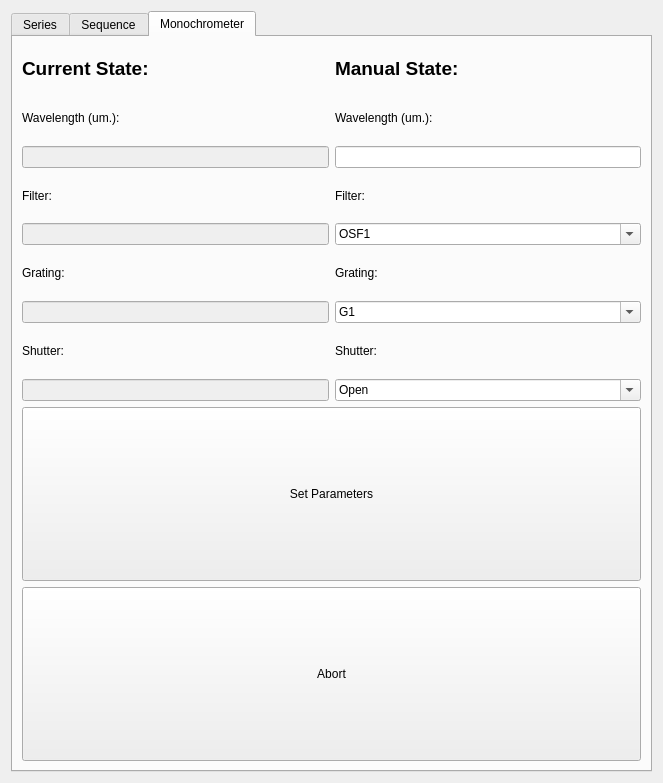
<?xml version="1.0" encoding="UTF-8"?>
<ui version="4.0">
 <class>Dialog</class>
 <widget class="QDialog" name="Dialog">
  <property name="geometry">
   <rect>
    <x>0</x>
    <y>0</y>
    <width>663</width>
    <height>663</height>
   </rect>
  </property>
  <property name="windowTitle">
   <string>Dialog</string>
  </property>
  <layout class="QGridLayout" name="gridLayout">
   <item row="0" column="0">
    <widget class="QTabWidget" name="tabWidget">
     <property name="currentIndex">
      <number>2</number>
     </property>
     <widget class="QWidget" name="tab1_series_scan">
      <attribute name="title">
       <string>Series</string>
      </attribute>
      <layout class="QGridLayout" name="gridLayout_2">
       <item row="0" column="0" rowspan="2">
        <layout class="QVBoxLayout" name="verticalLayout_2">
         <item>
          <widget class="QLabel" name="curent_parameters_title_tab1">
           <property name="font">
            <font>
             <pointsize>10</pointsize>
             <weight>75</weight>
             <bold>true</bold>
            </font>
           </property>
           <property name="text">
            <string>Current Settings:</string>
           </property>
          </widget>
         </item>
         <item>
          <widget class="QLabel" name="state_label_tab1">
           <property name="text">
            <string>State Machine State:</string>
           </property>
          </widget>
         </item>
         <item>
          <widget class="QLineEdit" name="state_lineEdit_tab1">
           <property name="enabled">
            <bool>false</bool>
           </property>
          </widget>
         </item>
         <item>
          <widget class="QLabel" name="wavelength_current_label_tab1">
           <property name="text">
            <string>Wavelength (um):</string>
           </property>
          </widget>
         </item>
         <item>
          <widget class="QLineEdit" name="wavelength_current_ledit_tab1">
           <property name="enabled">
            <bool>false</bool>
           </property>
           <property name="text">
            <string/>
           </property>
          </widget>
         </item>
         <item>
          <widget class="QLabel" name="osf_current_label_tab1">
           <property name="text">
            <string>Filter:</string>
           </property>
          </widget>
         </item>
         <item>
          <widget class="QLineEdit" name="osf_current_ledit_tab1">
           <property name="enabled">
            <bool>false</bool>
           </property>
          </widget>
         </item>
         <item>
          <widget class="QLabel" name="grating_current_label_tab1">
           <property name="text">
            <string>Grating:</string>
           </property>
          </widget>
         </item>
         <item>
          <widget class="QLineEdit" name="grating_current_ledit_tab1">
           <property name="enabled">
            <bool>false</bool>
           </property>
          </widget>
         </item>
         <item>
          <widget class="QLabel" name="shutter_current_label_tab1">
           <property name="text">
            <string>Shutter:</string>
           </property>
          </widget>
         </item>
         <item>
          <widget class="QLineEdit" name="shutter_current_ledit_tab1">
           <property name="enabled">
            <bool>false</bool>
           </property>
          </widget>
         </item>
        </layout>
       </item>
       <item row="0" column="1">
        <layout class="QVBoxLayout" name="progressBar_verticalLayout_tab1">
         <item>
          <widget class="QLabel" name="scan_progress_label_tab1">
           <property name="font">
            <font>
             <pointsize>10</pointsize>
            </font>
           </property>
           <property name="text">
            <string>Current Scan Progress</string>
           </property>
          </widget>
         </item>
         <item>
          <widget class="QProgressBar" name="scan_progressBar_tab1">
           <property name="value">
            <number>24</number>
           </property>
          </widget>
         </item>
         <item>
          <widget class="QLabel" name="sequence_progress_label_tab1">
           <property name="font">
            <font>
             <pointsize>10</pointsize>
            </font>
           </property>
           <property name="text">
            <string>Current Sequence Progress</string>
           </property>
          </widget>
         </item>
         <item>
          <widget class="QProgressBar" name="sequence_progressBar_tab1">
           <property name="value">
            <number>24</number>
           </property>
          </widget>
         </item>
         <item>
          <widget class="QLabel" name="series_progress_label_tab1">
           <property name="font">
            <font>
             <pointsize>10</pointsize>
            </font>
           </property>
           <property name="text">
            <string>All Series Progress</string>
           </property>
          </widget>
         </item>
         <item>
          <widget class="QProgressBar" name="series_progressBar_tab1">
           <property name="value">
            <number>24</number>
           </property>
          </widget>
         </item>
        </layout>
       </item>
       <item row="0" column="2" rowspan="4">
        <layout class="QVBoxLayout" name="sl_verticalLayout_tab1">
         <item>
          <widget class="QLabel" name="status_log_label_tab1">
           <property name="font">
            <font>
             <pointsize>10</pointsize>
            </font>
           </property>
           <property name="text">
            <string>Status Log</string>
           </property>
          </widget>
         </item>
         <item>
          <widget class="QTextBrowser" name="sl_textBrowser_tab1">
           <property name="verticalScrollBarPolicy">
            <enum>Qt::ScrollBarAlwaysOn</enum>
           </property>
          </widget>
         </item>
        </layout>
       </item>
       <item row="1" column="1" rowspan="3">
        <layout class="QVBoxLayout" name="saved_series_verticalLayout_tab1">
         <item>
          <widget class="QLabel" name="saved_series_config_files_label_tab1">
           <property name="text">
            <string>Saved Series Config Files</string>
           </property>
          </widget>
         </item>
         <item>
          <widget class="QListWidget" name="saved_series_config_files_tab1">
           <property name="verticalScrollBarPolicy">
            <enum>Qt::ScrollBarAlwaysOn</enum>
           </property>
           <property name="editTriggers">
            <set>QAbstractItemView::NoEditTriggers</set>
           </property>
           <property name="dragDropMode">
            <enum>QAbstractItemView::NoDragDrop</enum>
           </property>
           <property name="selectionMode">
            <enum>QAbstractItemView::SingleSelection</enum>
           </property>
          </widget>
         </item>
         <item>
          <widget class="QPushButton" name="load_series_button_tab1">
           <property name="sizePolicy">
            <sizepolicy hsizetype="Minimum" vsizetype="Maximum">
             <horstretch>0</horstretch>
             <verstretch>0</verstretch>
            </sizepolicy>
           </property>
           <property name="text">
            <string>Populate Sequences from Series Config File</string>
           </property>
          </widget>
         </item>
         <item>
          <widget class="QLabel" name="series_name_label_tab1">
           <property name="sizePolicy">
            <sizepolicy hsizetype="Preferred" vsizetype="Maximum">
             <horstretch>0</horstretch>
             <verstretch>0</verstretch>
            </sizepolicy>
           </property>
           <property name="text">
            <string>Series Config File Name:</string>
           </property>
          </widget>
         </item>
         <item>
          <widget class="QLineEdit" name="series_name_ledit_tab1">
           <property name="text">
            <string>series_test.cfg</string>
           </property>
           <property name="placeholderText">
            <string/>
           </property>
          </widget>
         </item>
         <item>
          <widget class="QPushButton" name="save_series_button_tab1">
           <property name="sizePolicy">
            <sizepolicy hsizetype="Minimum" vsizetype="Maximum">
             <horstretch>0</horstretch>
             <verstretch>0</verstretch>
            </sizepolicy>
           </property>
           <property name="text">
            <string>Save Series to Config File</string>
           </property>
          </widget>
         </item>
         <item>
          <widget class="QCheckBox" name="overwrite_checkBox_tab1">
           <property name="text">
            <string>Overwrite Without Warning</string>
           </property>
          </widget>
         </item>
        </layout>
       </item>
       <item row="2" column="0">
        <layout class="QVBoxLayout" name="add_sequence_verticalLayout_tab1">
         <item>
          <widget class="QLabel" name="sequence_config_files_label_tab1">
           <property name="text">
            <string>Saved Sequence Config Files</string>
           </property>
          </widget>
         </item>
         <item>
          <widget class="QListWidget" name="sequence_config_files_tab1">
           <property name="verticalScrollBarPolicy">
            <enum>Qt::ScrollBarAlwaysOn</enum>
           </property>
           <property name="editTriggers">
            <set>QAbstractItemView::SelectedClicked</set>
           </property>
           <property name="dragDropOverwriteMode">
            <bool>true</bool>
           </property>
           <property name="dragDropMode">
            <enum>QAbstractItemView::DragDrop</enum>
           </property>
          </widget>
         </item>
         <item>
          <widget class="QPushButton" name="add_sequence_button_tab1">
           <property name="sizePolicy">
            <sizepolicy hsizetype="Minimum" vsizetype="Maximum">
             <horstretch>0</horstretch>
             <verstretch>0</verstretch>
            </sizepolicy>
           </property>
           <property name="text">
            <string>Add Sequence To Series</string>
           </property>
          </widget>
         </item>
        </layout>
       </item>
       <item row="3" column="0">
        <layout class="QVBoxLayout" name="run_series_verticalLayout_tab1">
         <item>
          <widget class="QLabel" name="series_configs_label_tab1">
           <property name="font">
            <font>
             <pointsize>10</pointsize>
             <weight>75</weight>
             <bold>true</bold>
            </font>
           </property>
           <property name="text">
            <string>Sequences to Run</string>
           </property>
          </widget>
         </item>
         <item>
          <widget class="QListWidget" name="series_config_files_tab1">
           <property name="verticalScrollBarPolicy">
            <enum>Qt::ScrollBarAsNeeded</enum>
           </property>
           <property name="editTriggers">
            <set>QAbstractItemView::CurrentChanged|QAbstractItemView::SelectedClicked</set>
           </property>
           <property name="dragEnabled">
            <bool>true</bool>
           </property>
           <property name="dragDropMode">
            <enum>QAbstractItemView::DragDrop</enum>
           </property>
           <property name="selectionMode">
            <enum>QAbstractItemView::NoSelection</enum>
           </property>
          </widget>
         </item>
         <item>
          <widget class="QPushButton" name="remove_sequence_button_tab1">
           <property name="text">
            <string>Remove Sequence From Series</string>
           </property>
           <property name="checkable">
            <bool>false</bool>
           </property>
          </widget>
         </item>
         <item>
          <widget class="QPushButton" name="clear_all_sequences_button_tab_1">
           <property name="text">
            <string>Clear All Sequences</string>
           </property>
          </widget>
         </item>
        </layout>
       </item>
       <item row="4" column="0" colspan="3">
        <layout class="QHBoxLayout" name="run_bottons_horizontalLayout_tab1">
         <item>
          <widget class="QPushButton" name="run_single_tab1">
           <property name="text">
            <string>Run Highlighted Sequence</string>
           </property>
           <property name="iconSize">
            <size>
             <width>20</width>
             <height>40</height>
            </size>
           </property>
          </widget>
         </item>
         <item>
          <widget class="QPushButton" name="run_series_tab1">
           <property name="text">
            <string>Run Series</string>
           </property>
           <property name="iconSize">
            <size>
             <width>20</width>
             <height>40</height>
            </size>
           </property>
          </widget>
         </item>
         <item>
          <widget class="QPushButton" name="abort_scan_button_tab1">
           <property name="text">
            <string>Abort Scan</string>
           </property>
           <property name="iconSize">
            <size>
             <width>20</width>
             <height>40</height>
            </size>
           </property>
          </widget>
         </item>
        </layout>
       </item>
      </layout>
     </widget>
     <widget class="QWidget" name="tab2_single_scan">
      <attribute name="title">
       <string>Sequence</string>
      </attribute>
      <layout class="QGridLayout" name="gridLayout_4">
       <item row="0" column="0" rowspan="2">
        <layout class="QGridLayout" name="current_params_gridLayout_tab2">
         <item row="0" column="0">
          <widget class="QLabel" name="curent_parameters_title_tab2">
           <property name="font">
            <font>
             <pointsize>12</pointsize>
             <weight>75</weight>
             <bold>true</bold>
            </font>
           </property>
           <property name="text">
            <string>Current Settings:</string>
           </property>
          </widget>
         </item>
         <item row="6" column="0">
          <widget class="QLineEdit" name="osf_current_ledit_tab2">
           <property name="enabled">
            <bool>false</bool>
           </property>
          </widget>
         </item>
         <item row="10" column="0">
          <widget class="QLineEdit" name="shutter_current_ledit_tab2">
           <property name="enabled">
            <bool>false</bool>
           </property>
          </widget>
         </item>
         <item row="3" column="0">
          <widget class="QLabel" name="wavelength_current_label_tab2">
           <property name="text">
            <string>Wavelength (um):</string>
           </property>
          </widget>
         </item>
         <item row="7" column="0">
          <widget class="QLabel" name="grating_current_label_tab2">
           <property name="text">
            <string>Grating:</string>
           </property>
          </widget>
         </item>
         <item row="1" column="0">
          <widget class="QLabel" name="state_label_tab2">
           <property name="text">
            <string>State Machine State:</string>
           </property>
          </widget>
         </item>
         <item row="5" column="0">
          <widget class="QLabel" name="osf_current_label_tab2">
           <property name="text">
            <string>Filter:</string>
           </property>
          </widget>
         </item>
         <item row="9" column="0">
          <widget class="QLabel" name="shutter_current_label_tab2">
           <property name="text">
            <string>Shutter:</string>
           </property>
          </widget>
         </item>
         <item row="4" column="0">
          <widget class="QLineEdit" name="wavelength_current_ledit_tab2">
           <property name="enabled">
            <bool>false</bool>
           </property>
           <property name="text">
            <string/>
           </property>
          </widget>
         </item>
         <item row="8" column="0">
          <widget class="QLineEdit" name="grating_current_ledit_tab2">
           <property name="enabled">
            <bool>false</bool>
           </property>
          </widget>
         </item>
         <item row="2" column="0">
          <widget class="QLineEdit" name="state_lineEdit_tab2">
           <property name="enabled">
            <bool>false</bool>
           </property>
          </widget>
         </item>
        </layout>
       </item>
       <item row="0" column="1" rowspan="2">
        <layout class="QVBoxLayout" name="new_params_gridLayout_tab2">
         <item>
          <widget class="QLabel" name="new_parameters_title_tab2">
           <property name="font">
            <font>
             <pointsize>12</pointsize>
             <weight>75</weight>
             <bold>true</bold>
            </font>
           </property>
           <property name="text">
            <string>Manual Settings:</string>
           </property>
          </widget>
         </item>
         <item>
          <widget class="QLabel" name="sequence_start_wave_label">
           <property name="sizePolicy">
            <sizepolicy hsizetype="Maximum" vsizetype="Maximum">
             <horstretch>0</horstretch>
             <verstretch>0</verstretch>
            </sizepolicy>
           </property>
           <property name="text">
            <string>Sequence Start Wavelength (um):</string>
           </property>
          </widget>
         </item>
         <item>
          <widget class="QLineEdit" name="sequence_wave_start_ledit">
           <property name="sizePolicy">
            <sizepolicy hsizetype="Expanding" vsizetype="Maximum">
             <horstretch>0</horstretch>
             <verstretch>0</verstretch>
            </sizepolicy>
           </property>
           <property name="text">
            <string>0.75</string>
           </property>
           <property name="placeholderText">
            <string/>
           </property>
          </widget>
         </item>
         <item>
          <widget class="QLabel" name="sequence_end_wave_label">
           <property name="sizePolicy">
            <sizepolicy hsizetype="Maximum" vsizetype="Maximum">
             <horstretch>0</horstretch>
             <verstretch>0</verstretch>
            </sizepolicy>
           </property>
           <property name="text">
            <string>Sequence End Wavelength (um):</string>
           </property>
          </widget>
         </item>
         <item>
          <widget class="QLineEdit" name="sequence_wave_end_ledit">
           <property name="sizePolicy">
            <sizepolicy hsizetype="Expanding" vsizetype="Maximum">
             <horstretch>0</horstretch>
             <verstretch>0</verstretch>
            </sizepolicy>
           </property>
           <property name="text">
            <string>5.0</string>
           </property>
           <property name="placeholderText">
            <string/>
           </property>
          </widget>
         </item>
         <item>
          <widget class="QLabel" name="sequence_wave_step_label">
           <property name="sizePolicy">
            <sizepolicy hsizetype="Maximum" vsizetype="Maximum">
             <horstretch>0</horstretch>
             <verstretch>0</verstretch>
            </sizepolicy>
           </property>
           <property name="text">
            <string>Sequence Wavelength Step (nm):</string>
           </property>
          </widget>
         </item>
         <item>
          <widget class="QLineEdit" name="sequence_wave_step_ledit">
           <property name="sizePolicy">
            <sizepolicy hsizetype="Expanding" vsizetype="Maximum">
             <horstretch>0</horstretch>
             <verstretch>0</verstretch>
            </sizepolicy>
           </property>
           <property name="text">
            <string>1.0</string>
           </property>
           <property name="placeholderText">
            <string>1.0</string>
           </property>
          </widget>
         </item>
         <item>
          <widget class="QLabel" name="sequence_measure_int_label">
           <property name="text">
            <string>Sequence Measurement Interval (s):</string>
           </property>
          </widget>
         </item>
         <item>
          <widget class="QLineEdit" name="sequence_measure_int_ledit">
           <property name="text">
            <string>5.0</string>
           </property>
           <property name="placeholderText">
            <string/>
           </property>
          </widget>
         </item>
        </layout>
       </item>
       <item row="2" column="0" rowspan="2">
        <layout class="QVBoxLayout" name="add_sequence_verticalLayout_tab2">
         <item>
          <widget class="QLabel" name="sequence_config_files_label_tab2">
           <property name="text">
            <string>Saved Sequence Config Files</string>
           </property>
          </widget>
         </item>
         <item>
          <widget class="QListWidget" name="sequence_config_files_tab2">
           <property name="verticalScrollBarPolicy">
            <enum>Qt::ScrollBarAlwaysOn</enum>
           </property>
           <property name="editTriggers">
            <set>QAbstractItemView::SelectedClicked</set>
           </property>
           <property name="dragEnabled">
            <bool>true</bool>
           </property>
           <property name="dragDropMode">
            <enum>QAbstractItemView::DragOnly</enum>
           </property>
           <property name="selectionMode">
            <enum>QAbstractItemView::SingleSelection</enum>
           </property>
          </widget>
         </item>
         <item>
          <widget class="QPushButton" name="load_sequence_button_tab2">
           <property name="sizePolicy">
            <sizepolicy hsizetype="Minimum" vsizetype="Maximum">
             <horstretch>0</horstretch>
             <verstretch>0</verstretch>
            </sizepolicy>
           </property>
           <property name="text">
            <string>Load Parameters From Config File</string>
           </property>
          </widget>
         </item>
        </layout>
       </item>
       <item row="4" column="0" rowspan="2">
        <layout class="QVBoxLayout" name="run_series_verticalLayout_tab2">
         <item>
          <widget class="QLabel" name="series_configs_label_tab2">
           <property name="font">
            <font>
             <pointsize>10</pointsize>
             <weight>75</weight>
             <bold>true</bold>
            </font>
           </property>
           <property name="text">
            <string>Sequences to Run</string>
           </property>
          </widget>
         </item>
         <item>
          <widget class="QListWidget" name="series_config_files_tab2">
           <property name="verticalScrollBarPolicy">
            <enum>Qt::ScrollBarAsNeeded</enum>
           </property>
           <property name="editTriggers">
            <set>QAbstractItemView::CurrentChanged|QAbstractItemView::SelectedClicked</set>
           </property>
           <property name="dragEnabled">
            <bool>true</bool>
           </property>
           <property name="dragDropMode">
            <enum>QAbstractItemView::DragDrop</enum>
           </property>
           <property name="selectionMode">
            <enum>QAbstractItemView::SingleSelection</enum>
           </property>
          </widget>
         </item>
         <item>
          <widget class="QPushButton" name="remove_sequence_button_tab2">
           <property name="text">
            <string>Remove Sequence From Series</string>
           </property>
          </widget>
         </item>
         <item>
          <widget class="QPushButton" name="clear_all_sequences_button_tab_2">
           <property name="text">
            <string>Clear All Sequences</string>
           </property>
          </widget>
         </item>
        </layout>
       </item>
       <item row="6" column="0" colspan="3">
        <layout class="QHBoxLayout" name="run_bottons_horizontalLayout_tab2">
         <item>
          <widget class="QPushButton" name="run_single_tab2">
           <property name="text">
            <string>Run Highlighted Sequence</string>
           </property>
          </widget>
         </item>
         <item>
          <widget class="QPushButton" name="run_series_tab2">
           <property name="text">
            <string>Run Series</string>
           </property>
          </widget>
         </item>
         <item>
          <widget class="QPushButton" name="abort_scan_button_tab2">
           <property name="text">
            <string>Abort Scan</string>
           </property>
          </widget>
         </item>
        </layout>
       </item>
       <item row="2" column="1" rowspan="2">
        <layout class="QVBoxLayout" name="new_params2_gridLayout_tab2">
         <item>
          <widget class="QLabel" name="osf_select_label_tab2">
           <property name="text">
            <string>Filter Selection:</string>
           </property>
          </widget>
         </item>
         <item>
          <widget class="QComboBox" name="osf_select_cbox">
           <item>
            <property name="text">
             <string>OSF1</string>
            </property>
           </item>
           <item>
            <property name="text">
             <string>OSF2</string>
            </property>
           </item>
           <item>
            <property name="text">
             <string>OSF3</string>
            </property>
           </item>
           <item>
            <property name="text">
             <string>OSF4</string>
            </property>
           </item>
          </widget>
         </item>
         <item>
          <widget class="QLabel" name="grating_select_label_tab2">
           <property name="text">
            <string> Grating Selection:</string>
           </property>
          </widget>
         </item>
         <item>
          <widget class="QComboBox" name="grating_select_cbox_tab2">
           <property name="currentIndex">
            <number>0</number>
           </property>
           <item>
            <property name="text">
             <string>Grating 1</string>
            </property>
           </item>
           <item>
            <property name="text">
             <string>Grating 2</string>
            </property>
           </item>
           <item>
            <property name="text">
             <string>Grating 3</string>
            </property>
           </item>
          </widget>
         </item>
         <item>
          <widget class="QLabel" name="shutter_position_label_tab2">
           <property name="text">
            <string>Shutter</string>
           </property>
          </widget>
         </item>
         <item>
          <widget class="QComboBox" name="shutter_position_cbox_tab2">
           <item>
            <property name="text">
             <string>Open</string>
            </property>
           </item>
           <item>
            <property name="text">
             <string>Closed</string>
            </property>
           </item>
          </widget>
         </item>
         <item>
          <widget class="QPushButton" name="set_parameters_button_tab2">
           <property name="text">
            <string>Set Parameters</string>
           </property>
          </widget>
         </item>
         <item>
          <widget class="QLabel" name="sequence_name_label_tab2">
           <property name="sizePolicy">
            <sizepolicy hsizetype="Preferred" vsizetype="Maximum">
             <horstretch>0</horstretch>
             <verstretch>0</verstretch>
            </sizepolicy>
           </property>
           <property name="text">
            <string>Sequence Config File Name:</string>
           </property>
          </widget>
         </item>
         <item>
          <widget class="QLineEdit" name="sequence_name_ledit_tab2">
           <property name="text">
            <string>setup.ini</string>
           </property>
           <property name="placeholderText">
            <string/>
           </property>
          </widget>
         </item>
         <item>
          <widget class="QPushButton" name="save_sequence_pushButton_tab2">
           <property name="text">
            <string>Save Parameters to Config File</string>
           </property>
          </widget>
         </item>
        </layout>
       </item>
       <item row="5" column="1">
        <layout class="QVBoxLayout" name="data_format_verticalLayout_tab2">
         <item>
          <layout class="QHBoxLayout" name="data_format_horizontalLayout_tab2">
           <item>
            <widget class="QLabel" name="data_format_label_tab2">
             <property name="text">
              <string>Data Format:</string>
             </property>
            </widget>
           </item>
           <item>
            <widget class="QComboBox" name="data_format_comboBox_tab2">
             <property name="currentText">
              <string>.csv</string>
             </property>
             <item>
              <property name="text">
               <string>.csv</string>
              </property>
             </item>
             <item>
              <property name="text">
               <string>.fits</string>
              </property>
             </item>
             <item>
              <property name="text">
               <string>.json</string>
              </property>
             </item>
             <item>
              <property name="text">
               <string>.parquet</string>
              </property>
             </item>
            </widget>
           </item>
          </layout>
         </item>
         <item>
          <layout class="QHBoxLayout" name="compression_horizontalLayout_tab2">
           <item>
            <widget class="QLabel" name="compresssion_label_tab2">
             <property name="text">
              <string>Compression:</string>
             </property>
            </widget>
           </item>
           <item>
            <widget class="QComboBox" name="compression_comboBox_tab2">
             <property name="currentText">
              <string>.zip</string>
             </property>
             <item>
              <property name="text">
               <string>.zip</string>
              </property>
             </item>
             <item>
              <property name="text">
               <string>.tgz</string>
              </property>
             </item>
             <item>
              <property name="text">
               <string>.tar</string>
              </property>
             </item>
            </widget>
           </item>
          </layout>
         </item>
        </layout>
       </item>
       <item row="0" column="2">
        <layout class="QVBoxLayout" name="progressBar_verticalLayout_tab1_2">
         <item>
          <widget class="QLabel" name="scan_progress_label_tab2">
           <property name="font">
            <font>
             <pointsize>10</pointsize>
            </font>
           </property>
           <property name="text">
            <string>Current Scan Progress</string>
           </property>
          </widget>
         </item>
         <item>
          <widget class="QProgressBar" name="scan_progressBar_tab2">
           <property name="value">
            <number>24</number>
           </property>
          </widget>
         </item>
         <item>
          <widget class="QLabel" name="sequence_progress_label_tab1_2">
           <property name="font">
            <font>
             <pointsize>10</pointsize>
            </font>
           </property>
           <property name="text">
            <string>Current Sequence Progress</string>
           </property>
          </widget>
         </item>
         <item>
          <widget class="QProgressBar" name="sequence_progressBar_tab1_2">
           <property name="value">
            <number>24</number>
           </property>
          </widget>
         </item>
         <item>
          <widget class="QLabel" name="series_progress_label_tab1_2">
           <property name="font">
            <font>
             <pointsize>10</pointsize>
            </font>
           </property>
           <property name="text">
            <string>All Series Progress</string>
           </property>
          </widget>
         </item>
         <item>
          <widget class="QProgressBar" name="series_progressBar_tab1_2">
           <property name="value">
            <number>24</number>
           </property>
          </widget>
         </item>
        </layout>
       </item>
       <item row="4" column="1">
        <layout class="QVBoxLayout" name="config_files_verticalLayout_tab2">
         <item>
          <widget class="QCheckBox" name="overwrite_checkBox_tab2">
           <property name="text">
            <string>Overwrite Without Warning</string>
           </property>
          </widget>
         </item>
         <item>
          <widget class="QLabel" name="config_path_label_tab2">
           <property name="text">
            <string>Config Files Path:</string>
           </property>
          </widget>
         </item>
         <item>
          <widget class="QLineEdit" name="config_path_lineEdit_tab2">
           <property name="text">
            <string/>
           </property>
           <property name="placeholderText">
            <string/>
           </property>
          </widget>
         </item>
         <item>
          <widget class="QLabel" name="storage_path_label_tab2">
           <property name="text">
            <string>Storage Path:</string>
           </property>
          </widget>
         </item>
         <item>
          <widget class="QLineEdit" name="storage_path_lineEdit_tab2">
           <property name="text">
            <string>/data/big_data/</string>
           </property>
           <property name="placeholderText">
            <string/>
           </property>
          </widget>
         </item>
        </layout>
       </item>
       <item row="1" column="2" rowspan="5">
        <layout class="QVBoxLayout" name="metadata_verticalLayout_tab2">
         <item>
          <widget class="QLabel" name="metadata_label_tab2">
           <property name="font">
            <font>
             <underline>true</underline>
            </font>
           </property>
           <property name="text">
            <string>Metadata to Include</string>
           </property>
          </widget>
         </item>
         <item>
          <widget class="QCheckBox" name="cryo_checkBox">
           <property name="enabled">
            <bool>true</bool>
           </property>
           <property name="text">
            <string>Cryo_Temperature</string>
           </property>
           <property name="checked">
            <bool>true</bool>
           </property>
          </widget>
         </item>
         <item>
          <widget class="QCheckBox" name="power_meter_checkBox">
           <property name="text">
            <string>Power_Meter</string>
           </property>
           <property name="checked">
            <bool>true</bool>
           </property>
          </widget>
         </item>
         <item>
          <widget class="QCheckBox" name="filter_wheel_1_checkBox">
           <property name="text">
            <string>Filter_Wheel_1</string>
           </property>
           <property name="checked">
            <bool>true</bool>
           </property>
          </widget>
         </item>
         <item>
          <widget class="QCheckBox" name="filter_wheel_2_checkBox">
           <property name="text">
            <string>Filter_Wheel_2</string>
           </property>
           <property name="checked">
            <bool>true</bool>
           </property>
          </widget>
         </item>
         <item>
          <widget class="QCheckBox" name="grating_checkBox">
           <property name="text">
            <string>Grating</string>
           </property>
           <property name="checked">
            <bool>true</bool>
           </property>
          </widget>
         </item>
         <item>
          <widget class="QCheckBox" name="wavelength_checkBox">
           <property name="text">
            <string>Wavelength</string>
           </property>
           <property name="checked">
            <bool>true</bool>
           </property>
          </widget>
         </item>
         <item>
          <widget class="QCheckBox" name="meas_int_checkBox">
           <property name="text">
            <string>Measurement_Interval</string>
           </property>
           <property name="checked">
            <bool>true</bool>
           </property>
          </widget>
         </item>
         <item>
          <widget class="QLabel" name="filename_suffix_label_tab2">
           <property name="text">
            <string>Filename Suffix:</string>
           </property>
          </widget>
         </item>
         <item>
          <widget class="QLineEdit" name="filename_suffix_lineEdit_tab2">
           <property name="text">
            <string>_30042021_1701</string>
           </property>
           <property name="placeholderText">
            <string/>
           </property>
          </widget>
         </item>
         <item>
          <widget class="QLabel" name="keywords_label_tab2">
           <property name="font">
            <font>
             <underline>true</underline>
            </font>
           </property>
           <property name="text">
            <string>Search Keywords:</string>
           </property>
          </widget>
         </item>
         <item>
          <widget class="QLineEdit" name="keywords_lineEdit_tab2">
           <property name="text">
            <string>Test, Development</string>
           </property>
           <property name="placeholderText">
            <string/>
           </property>
          </widget>
         </item>
         <item>
          <widget class="QLabel" name="notes_label_tab2">
           <property name="text">
            <string>Notes</string>
           </property>
          </widget>
         </item>
         <item>
          <widget class="QTextBrowser" name="notes_textBrowser_tab2"/>
         </item>
        </layout>
       </item>
      </layout>
     </widget>
     <widget class="QWidget" name="tab4_manual">
      <attribute name="title">
       <string>Monochrometer</string>
      </attribute>
      <layout class="QGridLayout" name="gridLayout_3">
       <item row="0" column="0">
        <layout class="QGridLayout" name="current_params_gridLayout_tab4">
         <item row="2" column="0">
          <widget class="QLineEdit" name="wavelength_current_ledit_tab4">
           <property name="enabled">
            <bool>false</bool>
           </property>
           <property name="text">
            <string/>
           </property>
          </widget>
         </item>
         <item row="4" column="0">
          <widget class="QLineEdit" name="osf_current_ledit_tab4">
           <property name="enabled">
            <bool>false</bool>
           </property>
          </widget>
         </item>
         <item row="1" column="0">
          <widget class="QLabel" name="wavelength_current_label_tab4">
           <property name="text">
            <string>Wavelength (um.):</string>
           </property>
          </widget>
         </item>
         <item row="7" column="0">
          <widget class="QLabel" name="shutter_current_label_tab4">
           <property name="text">
            <string>Shutter:</string>
           </property>
          </widget>
         </item>
         <item row="6" column="0">
          <widget class="QLineEdit" name="grating_current_ledit_tab4">
           <property name="enabled">
            <bool>false</bool>
           </property>
          </widget>
         </item>
         <item row="0" column="0">
          <widget class="QLabel" name="curent_parameters_title_tab4">
           <property name="font">
            <font>
             <pointsize>14</pointsize>
             <weight>75</weight>
             <bold>true</bold>
            </font>
           </property>
           <property name="text">
            <string>Current State:</string>
           </property>
          </widget>
         </item>
         <item row="5" column="0">
          <widget class="QLabel" name="grating_current_label_tab4">
           <property name="text">
            <string>Grating:</string>
           </property>
          </widget>
         </item>
         <item row="8" column="0">
          <widget class="QLineEdit" name="shutter_current_ledit_tab4">
           <property name="enabled">
            <bool>false</bool>
           </property>
          </widget>
         </item>
         <item row="3" column="0">
          <widget class="QLabel" name="osf_current_label_tab4">
           <property name="text">
            <string>Filter:</string>
           </property>
          </widget>
         </item>
        </layout>
       </item>
       <item row="0" column="1">
        <layout class="QGridLayout" name="new_params_gridLayout_tab4">
         <item row="8" column="0">
          <widget class="QComboBox" name="shutter_new_cbox_tab4">
           <property name="editable">
            <bool>true</bool>
           </property>
           <item>
            <property name="text">
             <string>Open</string>
            </property>
           </item>
           <item>
            <property name="text">
             <string>Close</string>
            </property>
           </item>
          </widget>
         </item>
         <item row="0" column="0">
          <widget class="QLabel" name="new_parameters_title">
           <property name="font">
            <font>
             <pointsize>14</pointsize>
             <weight>75</weight>
             <bold>true</bold>
            </font>
           </property>
           <property name="text">
            <string>Manual State:</string>
           </property>
          </widget>
         </item>
         <item row="2" column="0">
          <widget class="QLineEdit" name="wavelength_new_ledit_tab4"/>
         </item>
         <item row="5" column="0">
          <widget class="QLabel" name="grating_new_label_tab4">
           <property name="text">
            <string>Grating:</string>
           </property>
          </widget>
         </item>
         <item row="1" column="0">
          <widget class="QLabel" name="wavelength_new_label_tab4">
           <property name="text">
            <string>Wavelength (um.):</string>
           </property>
          </widget>
         </item>
         <item row="3" column="0">
          <widget class="QLabel" name="osf_new_label_tab4">
           <property name="text">
            <string>Filter:</string>
           </property>
          </widget>
         </item>
         <item row="7" column="0">
          <widget class="QLabel" name="shuttter_new_label_tab4">
           <property name="text">
            <string>Shutter:</string>
           </property>
          </widget>
         </item>
         <item row="4" column="0">
          <widget class="QComboBox" name="osf_new_cbox_tab4">
           <property name="editable">
            <bool>true</bool>
           </property>
           <item>
            <property name="text">
             <string>OSF1</string>
            </property>
           </item>
           <item>
            <property name="text">
             <string>OSF2</string>
            </property>
           </item>
           <item>
            <property name="text">
             <string>OSF3</string>
            </property>
           </item>
           <item>
            <property name="text">
             <string>OSF4</string>
            </property>
           </item>
          </widget>
         </item>
         <item row="6" column="0">
          <widget class="QComboBox" name="grating_new_cbox_tab4">
           <property name="editable">
            <bool>true</bool>
           </property>
           <item>
            <property name="text">
             <string>G1</string>
            </property>
           </item>
           <item>
            <property name="text">
             <string>G2</string>
            </property>
           </item>
           <item>
            <property name="text">
             <string>G3</string>
            </property>
           </item>
          </widget>
         </item>
        </layout>
       </item>
       <item row="1" column="0" colspan="2">
        <layout class="QGridLayout" name="run_bottons_gridLayout_tab4">
         <item row="0" column="0">
          <widget class="QPushButton" name="set_parameters_button_tab4">
           <property name="sizePolicy">
            <sizepolicy hsizetype="Minimum" vsizetype="Minimum">
             <horstretch>0</horstretch>
             <verstretch>0</verstretch>
            </sizepolicy>
           </property>
           <property name="text">
            <string>Set Parameters</string>
           </property>
          </widget>
         </item>
         <item row="1" column="0">
          <widget class="QPushButton" name="abort_manual_button_tab4">
           <property name="sizePolicy">
            <sizepolicy hsizetype="Minimum" vsizetype="Minimum">
             <horstretch>0</horstretch>
             <verstretch>0</verstretch>
            </sizepolicy>
           </property>
           <property name="text">
            <string>Abort</string>
           </property>
          </widget>
         </item>
        </layout>
       </item>
      </layout>
     </widget>
    </widget>
   </item>
  </layout>
 </widget>
 <resources/>
 <connections/>
</ui>
